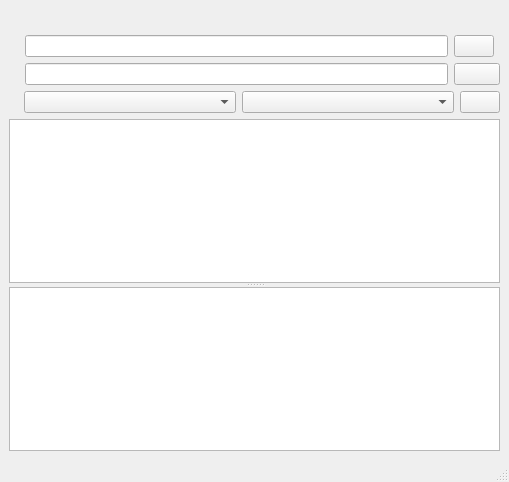
<?xml version="1.0" encoding="UTF-8"?>
<ui version="4.0">
 <class>MainWindow</class>
 <widget class="QMainWindow" name="MainWindow">
  <property name="geometry">
   <rect>
    <x>0</x>
    <y>0</y>
    <width>509</width>
    <height>482</height>
   </rect>
  </property>
  <property name="windowTitle">
   <string/>
  </property>
  <widget class="QWidget" name="centralwidget">
   <layout class="QVBoxLayout" name="verticalLayout">
    <item>
     <widget class="QWidget" name="searchWidgets" native="true">
      <layout class="QVBoxLayout" name="verticalLayout_2">
       <property name="margin">
        <number>0</number>
       </property>
       <item>
     <layout class="QHBoxLayout" name="horizontalLayout">
      <property name="leftMargin">
       <number>2</number>
      </property>
      <property name="rightMargin">
       <number>2</number>
      </property>
      <item>
       <widget class="QLabel" name="label0">
        <property name="text">
         <string/>
        </property>
       </widget>
      </item>
      <item>
       <widget class="QLabel" name="label1">
        <property name="text">
         <string/>
        </property>
        <property name="alignment">
         <set>Qt::AlignBottom|Qt::AlignLeading|Qt::AlignLeft</set>
        </property>
       </widget>
      </item>
      <item>
       <widget class="QLabel" name="label2">
        <property name="text">
         <string/>
        </property>
        <property name="alignment">
         <set>Qt::AlignBottom|Qt::AlignLeading|Qt::AlignLeft</set>
        </property>
       </widget>
      </item>
      <item>
       <spacer name="horizontalSpacer">
        <property name="orientation">
         <enum>Qt::Horizontal</enum>
        </property>
        <property name="sizeHint" stdset="0">
         <size>
          <width>40</width>
          <height>20</height>
         </size>
        </property>
       </spacer>
      </item>
      <item>
       <widget class="QLed" name="qled" native="true"/>
      </item>
     </layout>
    </item>
       <item>
        <layout class="QGridLayout" name="gridLayout">
         <property name="leftMargin">
          <number>3</number>
         </property>
         <property name="rightMargin">
          <number>0</number>
         </property>
         <item row="0" column="0">
          <widget class="QLabel" name="label3">
           <property name="text">
            <string/>
           </property>
          </widget>
         </item>
         <item row="0" column="1">
          <widget class="QLineEdit" name="searchLine"/>
         </item>
         <item row="0" column="2">
          <layout class="QHBoxLayout" name="horizontalLayout_2">
           <item>
            <widget class="QPushButton" name="searchButton">
             <property name="text">
              <string/>
             </property>
            </widget>
           </item>
           <item>
            <widget class="QWidget" name="spinnerWidget" native="true"/>
           </item>
          </layout>
         </item>
         <item row="1" column="0">
          <widget class="QLabel" name="label4">
           <property name="text">
            <string/>
           </property>
          </widget>
         </item>
         <item row="1" column="1">
          <widget class="QLineEdit" name="pathLine"/>
         </item>
         <item row="1" column="2">
          <widget class="QPushButton" name="browseButton">
           <property name="text">
            <string/>
           </property>
          </widget>
         </item>
        </layout>
       </item>
       <item>
        <widget class="QWidget" name="combosContainer" native="true">
         <layout class="QHBoxLayout" name="horizontalLayout_3">
          <property name="leftMargin">
           <number>2</number>
          </property>
          <property name="topMargin">
           <number>0</number>
          </property>
          <property name="rightMargin">
           <number>0</number>
          </property>
          <property name="bottomMargin">
           <number>0</number>
          </property>
          <item>
           <widget class="QLabel" name="matchesMessage">
            <property name="sizePolicy">
             <sizepolicy hsizetype="Fixed" vsizetype="Preferred">
              <horstretch>0</horstretch>
              <verstretch>0</verstretch>
             </sizepolicy>
            </property>
            <property name="styleSheet">
             <string notr="true"/>
            </property>
            <property name="text">
             <string/>
            </property>
           </widget>
          </item>
          <item>
           <widget class="ElidedComboBox" name="artistsCB">
            <property name="sizePolicy">
             <sizepolicy hsizetype="Expanding" vsizetype="Fixed">
              <horstretch>0</horstretch>
              <verstretch>0</verstretch>
             </sizepolicy>
            </property>
            <property name="minimumSize">
             <size>
              <width>180</width>
              <height>0</height>
             </size>
            </property>
            <property name="frame">
             <bool>true</bool>
            </property>
           </widget>
          </item>
          <item>
           <widget class="ElidedComboBox" name="albumsCB">
            <property name="sizePolicy">
             <sizepolicy hsizetype="Expanding" vsizetype="Fixed">
              <horstretch>0</horstretch>
              <verstretch>0</verstretch>
             </sizepolicy>
            </property>
            <property name="minimumSize">
             <size>
              <width>180</width>
              <height>0</height>
             </size>
            </property>
            <property name="frame">
             <bool>true</bool>
            </property>
           </widget>
          </item>
          <item>
           <widget class="QPushButton" name="batchDownloadButton">
            <property name="text">
             <string/>
            </property>
           </widget>
          </item>
         </layout>
        </widget>
       </item>
      </layout>
     </widget>
    </item>
    <item>
     <widget class="QSplitter" name="splitter">
      <property name="orientation">
       <enum>Qt::Vertical</enum>
      </property>
      <widget class="QListWidget" name="matchList"/>
      <widget class="DownloadList" name="downloadList">
       <property name="dragDropMode">
        <enum>QAbstractItemView::InternalMove</enum>
       </property>
      </widget>
     </widget>
    </item>
   </layout>
  </widget>
  <widget class="QMenuBar" name="menubar">
   <property name="geometry">
    <rect>
     <x>0</x>
     <y>0</y>
     <width>509</width>
     <height>27</height>
    </rect>
   </property>
  </widget>
  <widget class="QStatusBar" name="statusbar"/>
 </widget>
 <customwidgets>
  <customwidget>
   <class>QLed</class>
   <extends>QWidget</extends>
   <header location="global">widgets/QLed.h</header>
   <container>1</container>
  </customwidget>
  <customwidget>
   <class>ElidedComboBox</class>
   <extends>QComboBox</extends>
   <header location="global">widgets/ElidedComboBox.h</header>
  </customwidget>
  <customwidget>
   <class>DownloadList</class>
   <extends>QListWidget</extends>
   <header location="global">DownloadList.h</header>
  </customwidget>
 </customwidgets>
 <resources/>
 <connections/>
</ui>
